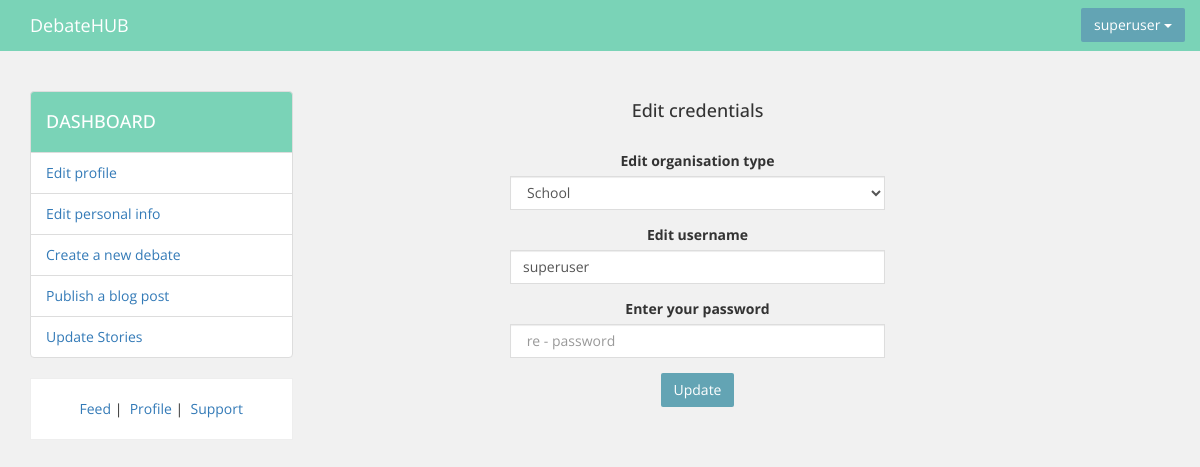
Page /user/superuser/dashboard/ (signed in) on the committed database.
### UserApp/models.py (models this page shows, shortened)
class User(AbstractBaseUser, PermissionsMixin):
    email       = models.EmailField( unique=True, blank = False)
    username 	= models.CharField(unique = True, max_length = 30, blank = True)
    usertype    = models.CharField(choices = USER_TYPE_CHOICES, blank = True, max_length = 50, null = True)
    dob         = models.CharField(blank = True, null = True, max_length = 100)
    is_active 	= models.BooleanField( default=True)
    date_joined = models.DateTimeField(default=timezone.now)
    is_active   = models.BooleanField(default=True)
    is_admin    = models.BooleanField(default=False)
    is_staff    = models.BooleanField(default=False)
    paricipation= models.IntegerField( default = 0)
    objects = UserManager()
    USERNAME_FIELD  = 'email'
    REQUIRED_FIELDS = ['username']
    class Meta:
        verbose_name = 'user'
        verbose_name_plural ='users'

### UserApp/controller/dashboard.py (the view)
# urls.py: url(r'^(?P<user_name>\w+)/dashboard/$', dashboard, name = 'dashboard'),
def dashboard(request, user_name):
	context = {}
	context['form'] = OrgRegistration(instance = request.user)
	context['background'] = "rgba(221, 221, 221, 0.7);"
	if request.user.usertype != None:
		return render(request, "UserApp/org/dashboard.html", context)
	else:
		raise Http404()

### UserApp/forms.py
class OrgRegistration(PersonRegistration):
    dob         = forms.DateField(widget=AdminDateWidget)
    usertype   = forms.ChoiceField(choices = USER_TYPE_CHOICES, widget=forms.Select(
        attrs = {
        'id'            : 'usertypefieldorg',
        'placeholder'   : ' Select type of user',
        'class'         : 'form-control bordr' }))
    class Meta:
        model  = User
        fields  = ('email', 'username', 'dob', 'usertype', 'password1', 'password2' )
        widgets = {
            'email': forms.EmailInput(
                attrs={
                'id'            : 'emailfieldorg',
                'class'         : 'form-control bordr',
                'placeholder'   : 'email',
                'rows'          : '1',
                }),
            'username'  : forms.Textarea(
                attrs={
                'id'            : 'usernamefieldorg',
                'class'         : 'form-control bordr',
                'placeholder'   : 'username',
                'rows'          : '1',
                'required'      : 'True'
                }),
        }

### devdebate/context_processors.py (called while the page is built)
def add_variable_to_context(request):
	showlogin = True
	if request.user.is_authenticated():
		showlogin = False
	args = {}
	args['showlogin'] 	= showlogin
	args['test']		= 'sam'
	form		= PersonRegistration()
	args.update(csrf(request))
	return {
		'args'		: args,
		'form'		: form
	}

### UserApp/templates/UserApp/org/dashboard.html (shortened to what this page needs)
{% include "navbar/nav.html" %}
{% load staticfiles %}
<div class="container">
	<br>
	<br>
	<div class="row">
		<div class="col-lg-3">
			<ul class="list-group" style="border-radius: 0px; ">
				<li class="list-group-item" style="background-color: #7AD3B7; color: #fff;"><h4>DASHBOARD</h4></li>
				<li class="list-group-item" style=""><a  href="{% url 'dashboard' request.user.username %}" style="text-decoration: none;"> Edit profile</a></li>
				<li class="list-group-item"><a  href="{% url 'editorgdetails' request.user.username %}" style="text-decoration: none;"> Edit personal info</a></li>
				<li class="list-group-item"><a  href="{% url 'createdebatepage' request.user.username %}" style="text-decoration: none;">Create a new debate</a></li>
				<li class="list-group-item"><a  href="{% url 'createblogpage' request.user.username %}" style="text-decoration: none;">Publish a blog post</a></li>
				<li class="list-group-item"><a  href="{% url 'createstoriespage' request.user.username %}" style="text-decoration: none;">Update Stories</a></li>
			</ul>
			<div class="text-center" style="background-color: #fff; border: 1px solid #eee;">
			<br>
			<a href="">Feed</a>&nbsp|&nbsp
			<a href="">Profile</a>&nbsp|&nbsp
			<a href="">Support</a><br>
			<br>
			</div>
		</div>
		<div class="col-lg-8 text-center">
			<h4>Edit credentials</h4>
			<br>
			<form action="{% url 'editcredentials' request.user.username %}" method="post" style="width: 50%; margin: 0 auto;">
			    <div class="form-group text-center">
			      <label>Edit organisation type</label>
			        {{ form.usertype }}
			    </div>
			    <div class="form-group text-center">
			      <label>Edit username</label>
			        {{ form.username }}
			    </div>
			    <div class="form-group text-center">
			      <label>Enter your password</label>
			      {{ form.password2 }}
			    </div>
			    <div class="form-group text-center"><button type="submit" class="btn btn-primary">Update</button>
			    </div>
			</form>
		</div>
	</div>
</div>

### devdebate/templates/navbar/nav.html (shortened to what this page needs)
  <!DOCTYPE html>
  {% load staticfiles %}
  <html lang="en">
    <head>
      <link href="{% static 'css/bootstrap.css' %}" rel="stylesheet">
      <link href="{% static 'css/style.css' %}" rel="stylesheet">
    </head>
    <body>
      <header class="navbar navbar-static-top bs-docs-nav navcolor" id="top" role="banner">
        <div class="container">
          <div class="navbar-header">
            <a href="/" class="navbar-brand" style="color: #fff;">DebateHUB</a>
          </div>
          <nav id="bs-navbar" class="collapse navbar-collapse">
            <ul class="nav navbar-nav navbar-right">
              {% if args.showlogin == False %}
              <li>
                <div class="text-center" id ="menuloggedin">
                  <button type="button" class="btn btn-primary dropdown-toggle" data-toggle="dropdown" aria-haspopup="true" aria-expanded="false">
                  {{ request.user.username }} <span class="caret"></span>
                  </button>
                </div>
              </li>
              {% endif %}
            </ul>
          </nav>
        </div>
      </header>
      </body>
  </html>

### devdebate/static/css/style.css (style rules this page uses)
.navcolor { background-color: #7ad3b7; }
.bordr { border: 1px solid #ddd; }
#menuloggedin { margin-top: 8px; }
select { width: 100%; height: 30px; border: 1px solid #ddd; }

### rows in the picture
User: user.username "superuser", usertype "School", username "superuser"
